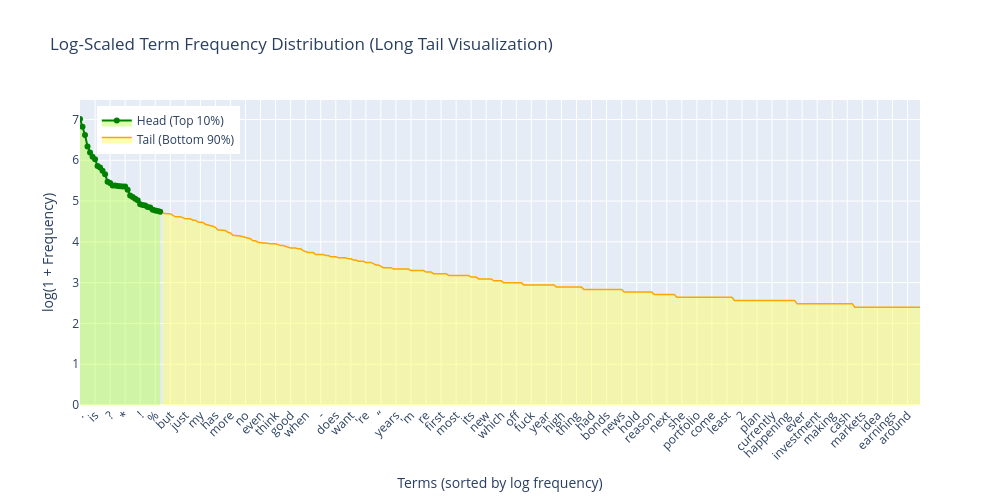

Write notebook code for a chart like this one.
### Code cell
# 對所有 term frequency 做 log 轉換（避免 log(0)）
term_freq_log = np.log1p(term_freq)  # np.log1p(x) = log(x + 1)

# 設定最低出現次數門檻
min_freq = 10
selected_idx = np.where(term_freq >= min_freq)[0]

# 建立 DataFrame 並依 log 頻率排序
term_freq_df = pd.DataFrame({
    "term": vectorizer.get_feature_names_out()[selected_idx],
    "log_frequency": term_freq_log[selected_idx]
}).sort_values(by="log_frequency", ascending=False).reset_index(drop=True)

# 定義前 10% 為 head，其餘為 tail
split_point = int(len(term_freq_df) * 0.1)

# 繪製長尾曲線（使用 log scale）
fig = go.Figure()

# Head 區段（Top 10%）
fig.add_trace(go.Scatter(
    x=term_freq_df["term"][:split_point],
    y=term_freq_df["log_frequency"][:split_point],
    mode='lines+markers',
    fill='tozeroy',
    fillcolor='rgba(173, 255, 47, 0.4)',  # 淡綠
    line=dict(color='green', width=2),
    name='Head (Top 10%)'
))

# Tail 區段（Bottom 90%）
fig.add_trace(go.Scatter(
    x=term_freq_df["term"][split_point:],
    y=term_freq_df["log_frequency"][split_point:],
    mode='lines',
    fill='tozeroy',
    fillcolor='rgba(255, 255, 102, 0.5)',  # 淡黃
    line=dict(color='orange', width=1.5),
    name='Tail (Bottom 90%)'
))

# 設定圖表樣式
fig.update_layout(
    title="Log-Scaled Term Frequency Distribution (Long Tail Visualization)",
    xaxis_title="Terms (sorted by log frequency)",
    yaxis_title="log(1 + Frequency)",
    xaxis_tickangle=-45,
    width=1000,
    height=500,
    legend=dict(x=0.02, y=0.98)
)

fig.show()

### Figure 1 — Plotly figure (JSON) as saved in the notebook; plotly's stock layout.template omitted (floating-point values rounded to 4 significant figures; data arrays with more than 128 entries replaced by an {"elided": "..."} marker saying what was removed)
{"data": [{"fill": "tozeroy", "fillcolor": "rgba(173, 255, 47, 0.4)", "line": {"color": "green", "width": 2}, "mode": "lines+markers", "name": "Head (Top 10%)", "type": "scatter", "x": [".", "the", ",", "to", "and", "a", "is", "it", "i", "of", "in", "that", "?", "’", ")", "for", "(", "this", "*", "you", "on", "'s", "are", "they", "!", "be", "he", "will", "with", "if", "%", "as", "not"], "y": [7.012, 6.823, 6.619, 6.339, 6.188, 6.084, 6.026, 5.861, 5.82, 5.743, 5.656, 5.476, 5.442, 5.384, 5.38, 5.371, 5.361, 5.357, 5.357, 5.278, 5.136, 5.1, 5.056, 5.017, 4.92, 4.905, 4.89, 4.852, 4.844, 4.787, 4.771, 4.754, 4.736]}, {"fill": "tozeroy", "fillcolor": "rgba(255, 255, 102, 0.5)", "line": {"color": "orange", "width": 1.5}, "mode": "lines", "name": "Tail (Bottom 90%)", "type": "scatter", "x": {"elided": "303 str values"}, "y": {"elided": "303 float values"}}], "layout": {"height": 500, "legend": {"x": 0.02, "y": 0.98}, "title": {"text": "Log-Scaled Term Frequency Distribution (Long Tail Visualization)"}, "width": 1000, "xaxis": {"tickangle": -45, "title": {"text": "Terms (sorted by log frequency)"}}, "yaxis": {"title": {"text": "log(1 + Frequency)"}}}}
